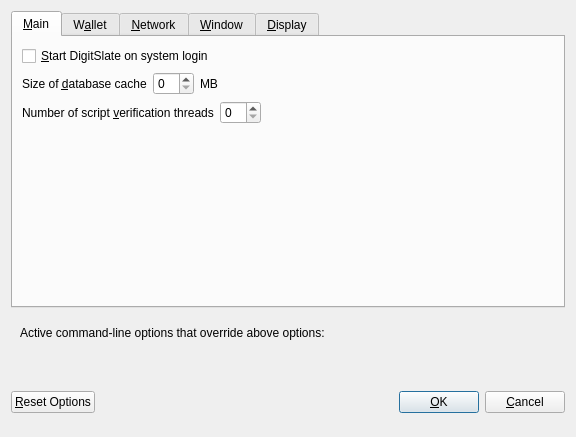
<?xml version="1.0" encoding="UTF-8"?>
<ui version="4.0">
 <class>OptionsDialog</class>
 <widget class="QDialog" name="OptionsDialog">
  <property name="geometry">
   <rect>
    <x>0</x>
    <y>0</y>
    <width>576</width>
    <height>402</height>
   </rect>
  </property>
  <property name="windowTitle">
   <string>Options</string>
  </property>
  <property name="modal">
   <bool>true</bool>
  </property>
  <layout class="QVBoxLayout" name="verticalLayout">
   <item>
    <widget class="QTabWidget" name="tabWidget">
     <property name="currentIndex">
      <number>0</number>
     </property>
     <widget class="QWidget" name="tabMain">
      <attribute name="title">
       <string>&amp;Main</string>
      </attribute>
      <layout class="QVBoxLayout" name="verticalLayout_Main">
       <item>
        <widget class="QCheckBox" name="bitcoinAtStartup">
         <property name="toolTip">
          <string>Automatically start DigitSlate after logging in to the system.</string>
         </property>
         <property name="text">
          <string>&amp;Start DigitSlate on system login</string>
         </property>
        </widget>
       </item>
       <item>
        <layout class="QHBoxLayout" name="horizontalLayout_2_Main">
         <item>
          <widget class="QLabel" name="databaseCacheLabel">
           <property name="text">
            <string>Size of &amp;database cache</string>
           </property>
           <property name="textFormat">
            <enum>Qt::PlainText</enum>
           </property>
           <property name="buddy">
            <cstring>databaseCache</cstring>
           </property>
          </widget>
         </item>
         <item>
          <widget class="QSpinBox" name="databaseCache"/>
         </item>
         <item>
          <widget class="QLabel" name="databaseCacheUnitLabel">
           <property name="text">
            <string>MB</string>
           </property>
           <property name="textFormat">
            <enum>Qt::PlainText</enum>
           </property>
          </widget>
         </item>
         <item>
          <spacer name="horizontalSpacer_2_Main">
           <property name="orientation">
            <enum>Qt::Horizontal</enum>
           </property>
           <property name="sizeHint" stdset="0">
            <size>
             <width>40</width>
             <height>20</height>
            </size>
           </property>
          </spacer>
         </item>
        </layout>
       </item>
       <item>
        <layout class="QHBoxLayout" name="horizontalLayout_3_Main">
         <item>
          <widget class="QLabel" name="threadsScriptVerifLabel">
           <property name="text">
            <string>Number of script &amp;verification threads</string>
           </property>
           <property name="textFormat">
            <enum>Qt::PlainText</enum>
           </property>
           <property name="buddy">
            <cstring>threadsScriptVerif</cstring>
           </property>
          </widget>
         </item>
         <item>
          <widget class="QSpinBox" name="threadsScriptVerif">
           <property name="toolTip">
            <string>(0 = auto, &lt;0 = leave that many cores free)</string>
           </property>
          </widget>
         </item>
         <item>
          <spacer name="horizontalSpacer_3_Main">
           <property name="orientation">
            <enum>Qt::Horizontal</enum>
           </property>
           <property name="sizeHint" stdset="0">
            <size>
             <width>40</width>
             <height>20</height>
            </size>
           </property>
          </spacer>
         </item>
        </layout>
       </item>
       <item>
        <spacer name="verticalSpacer_Main">
         <property name="orientation">
          <enum>Qt::Vertical</enum>
         </property>
         <property name="sizeHint" stdset="0">
          <size>
           <width>20</width>
           <height>40</height>
          </size>
         </property>
        </spacer>
       </item>
      </layout>
     </widget>
     <widget class="QWidget" name="tabWallet">
      <attribute name="title">
       <string>W&amp;allet</string>
      </attribute>
      <layout class="QVBoxLayout" name="verticalLayout_Wallet">
       <item>
        <widget class="QGroupBox" name="groupBox">
         <property name="title">
          <string>Expert</string>
         </property>
         <layout class="QVBoxLayout" name="verticalLayout_2">
          <item>
           <widget class="QCheckBox" name="coinControlFeatures">
            <property name="toolTip">
             <string>Whether to show coin control features or not.</string>
            </property>
            <property name="text">
             <string>Enable coin &amp;control features</string>
            </property>
           </widget>
          </item>
          <item>
           <widget class="QCheckBox" name="showMasternodesTab">
            <property name="toolTip">
             <string>Show additional tab listing all your masternodes in first sub-tab&lt;br/&gt;and all masternodes on the network in second sub-tab.</string>
            </property>
            <property name="text">
             <string>Show Masternodes Tab</string>
            </property>
           </widget>
          </item>
          <item>
           <widget class="QCheckBox" name="showAdvancedPSUI">
            <property name="toolTip">
             <string>Show additional information and buttons for PrivateSend on overview screen.</string>
            </property>
            <property name="text">
             <string>Enable advanced PrivateSend interface</string>
            </property>
           </widget>
          </item>
          <item>
           <widget class="QCheckBox" name="lowKeysWarning">
            <property name="toolTip">
             <string>Show warning dialog when PrivateSend detects that wallet has very low number of keys left.</string>
            </property>
            <property name="text">
             <string>Warn if PrivateSend is running out of keys</string>
            </property>
           </widget>
          </item>
          <item>
           <widget class="QCheckBox" name="privateSendMultiSession">
            <property name="toolTip">
             <string>Whether to use experimental PrivateSend mode with multiple mixing sessions per block.&lt;br/&gt;Note: You must use this feature carefully.&lt;br/&gt;Make sure you always have recent wallet (auto)backup in a safe place!</string>
            </property>
            <property name="text">
             <string>Enable PrivateSend &amp;multi-session</string>
            </property>
           </widget>
          </item>
          <item>
           <widget class="QCheckBox" name="spendZeroConfChange">
            <property name="toolTip">
             <string>If you disable the spending of unconfirmed change, the change from a transaction&lt;br/&gt;cannot be used until that transaction has at least one confirmation.&lt;br/&gt;This also affects how your balance is computed.</string>
            </property>
            <property name="text">
             <string>&amp;Spend unconfirmed change</string>
            </property>
           </widget>
          </item>
         </layout>
        </widget>
       </item>
       <item>
        <layout class="QHBoxLayout" name="horizontalLayout_4_Wallet">
         <item>
          <widget class="QLabel" name="label">
           <property name="toolTip">
            <string>This setting determines the amount of individual masternodes that an input will be anonymized through.&lt;br/&gt;More rounds of anonymization gives a higher degree of privacy, but also costs more in fees.</string>
           </property>
           <property name="text">
            <string>PrivateSend rounds to use</string>
           </property>
          </widget>
         </item>
         <item>
          <widget class="QSpinBox" name="privateSendRounds">
           <property name="minimum">
            <number>2</number>
           </property>
           <property name="maximum">
            <number>8</number>
           </property>
           <property name="value">
            <number>4</number>
           </property>
          </widget>
         </item>
        </layout>
       </item>
       <item>
        <layout class="QHBoxLayout" name="horizontalLayout">
         <item>
          <widget class="QLabel" name="label_2">
           <property name="toolTip">
            <string>This amount acts as a threshold to turn off PrivateSend once it's reached.</string>
           </property>
           <property name="statusTip">
            <string notr="true"/>
           </property>
           <property name="whatsThis">
            <string notr="true"/>
           </property>
           <property name="accessibleName">
            <string notr="true"/>
           </property>
           <property name="accessibleDescription">
            <string notr="true"/>
           </property>
           <property name="text">
            <string>Amount of DigitSlate to keep anonymized</string>
           </property>
          </widget>
         </item>
         <item>
          <widget class="QSpinBox" name="privateSendAmount">
           <property name="minimum">
            <number>2</number>
           </property>
           <property name="maximum">
            <number>2000</number>
           </property>
           <property name="singleStep">
            <number>10</number>
           </property>
           <property name="value">
            <number>1000</number>
           </property>
          </widget>
         </item>
        </layout>
       </item>
       <item>
        <spacer name="verticalSpacer_Wallet">
         <property name="orientation">
          <enum>Qt::Vertical</enum>
         </property>
         <property name="sizeHint" stdset="0">
          <size>
           <width>20</width>
           <height>40</height>
          </size>
         </property>
        </spacer>
       </item>
      </layout>
     </widget>
     <widget class="QWidget" name="tabNetwork">
      <attribute name="title">
       <string>&amp;Network</string>
      </attribute>
      <layout class="QVBoxLayout" name="verticalLayout_Network">
       <item>
        <widget class="QCheckBox" name="mapPortUpnp">
         <property name="toolTip">
          <string>Automatically open the DigitSlate client port on the router. This only works when your router supports UPnP and it is enabled.</string>
         </property>
         <property name="text">
          <string>Map port using &amp;UPnP</string>
         </property>
        </widget>
       </item>
       <item>
        <widget class="QCheckBox" name="allowIncoming">
         <property name="toolTip">
          <string>Accept connections from outside</string>
         </property>
         <property name="text">
          <string>Allow incoming connections</string>
         </property>
        </widget>
       </item>
       <item>
        <widget class="QCheckBox" name="connectSocks">
         <property name="toolTip">
          <string>Connect to the DigitSlate network through a SOCKS5 proxy.</string>
         </property>
         <property name="text">
          <string>&amp;Connect through SOCKS5 proxy (default proxy):</string>
         </property>
        </widget>
       </item>
       <item>
        <layout class="QHBoxLayout" name="horizontalLayout_1_Network">
         <item>
          <widget class="QLabel" name="proxyIpLabel">
           <property name="text">
            <string>Proxy &amp;IP:</string>
           </property>
           <property name="textFormat">
            <enum>Qt::PlainText</enum>
           </property>
           <property name="buddy">
            <cstring>proxyIp</cstring>
           </property>
          </widget>
         </item>
         <item>
          <widget class="QValidatedLineEdit" name="proxyIp">
           <property name="minimumSize">
            <size>
             <width>140</width>
             <height>0</height>
            </size>
           </property>
           <property name="maximumSize">
            <size>
             <width>140</width>
             <height>16777215</height>
            </size>
           </property>
           <property name="toolTip">
            <string>IP address of the proxy (e.g. IPv4: 127.0.0.1 / IPv6: ::1)</string>
           </property>
          </widget>
         </item>
         <item>
          <widget class="QLabel" name="proxyPortLabel">
           <property name="text">
            <string>&amp;Port:</string>
           </property>
           <property name="textFormat">
            <enum>Qt::PlainText</enum>
           </property>
           <property name="buddy">
            <cstring>proxyPort</cstring>
           </property>
          </widget>
         </item>
         <item>
          <widget class="QLineEdit" name="proxyPort">
           <property name="minimumSize">
            <size>
             <width>55</width>
             <height>0</height>
            </size>
           </property>
           <property name="maximumSize">
            <size>
             <width>55</width>
             <height>16777215</height>
            </size>
           </property>
           <property name="toolTip">
            <string>Port of the proxy (e.g. 9050)</string>
           </property>
          </widget>
         </item>
         <item>
          <spacer name="horizontalSpacer_1_Network">
           <property name="orientation">
            <enum>Qt::Horizontal</enum>
           </property>
           <property name="sizeHint" stdset="0">
            <size>
             <width>40</width>
             <height>20</height>
            </size>
           </property>
          </spacer>
         </item>
        </layout>
       </item>
       <item>
        <layout class="QHBoxLayout" name="horizontalLayout_2_Network">
         <item>
          <widget class="QLabel" name="proxyActiveNets">
           <property name="text">
            <string>Used for reaching peers via:</string>
           </property>
           <property name="textFormat">
            <enum>Qt::PlainText</enum>
           </property>
          </widget>
         </item>
         <item>
          <widget class="QCheckBox" name="proxyReachIPv4">
           <property name="enabled">
            <bool>false</bool>
           </property>
           <property name="toolTip">
            <string>Shows, if the supplied default SOCKS5 proxy is used to reach peers via this network type.</string>
           </property>
           <property name="text">
            <string/>
           </property>
          </widget>
         </item>
         <item>
          <widget class="QLabel" name="proxyReachIPv4Label">
           <property name="text">
            <string>IPv4</string>
           </property>
           <property name="textFormat">
            <enum>Qt::PlainText</enum>
           </property>
          </widget>
         </item>
         <item>
          <widget class="QCheckBox" name="proxyReachIPv6">
           <property name="enabled">
            <bool>false</bool>
           </property>
           <property name="toolTip">
            <string>Shows, if the supplied default SOCKS5 proxy is used to reach peers via this network type.</string>
           </property>
           <property name="text">
            <string/>
           </property>
          </widget>
         </item>
         <item>
          <widget class="QLabel" name="proxyReachIPv6Label">
           <property name="text">
            <string>IPv6</string>
           </property>
           <property name="textFormat">
            <enum>Qt::PlainText</enum>
           </property>
          </widget>
         </item>
         <item>
          <widget class="QCheckBox" name="proxyReachTor">
           <property name="enabled">
            <bool>false</bool>
           </property>
           <property name="toolTip">
            <string>Shows, if the supplied default SOCKS5 proxy is used to reach peers via this network type.</string>
           </property>
           <property name="text">
            <string/>
           </property>
          </widget>
         </item>
         <item>
          <widget class="QLabel" name="proxyReachTorLabel">
           <property name="text">
            <string>Tor</string>
           </property>
           <property name="textFormat">
            <enum>Qt::PlainText</enum>
           </property>
          </widget>
         </item>
         <item>
          <spacer name="horizontalSpacer_2_Network">
           <property name="orientation">
            <enum>Qt::Horizontal</enum>
           </property>
           <property name="sizeHint" stdset="0">
            <size>
             <width>40</width>
             <height>20</height>
            </size>
           </property>
          </spacer>
         </item>
        </layout>
       </item>
       <item>
        <widget class="QCheckBox" name="connectSocksTor">
         <property name="toolTip">
          <string>Connect to the DigitSlate network through a separate SOCKS5 proxy for Tor hidden services.</string>
         </property>
         <property name="text">
          <string>Use separate SOCKS5 proxy to reach peers via Tor hidden services:</string>
         </property>
        </widget>
       </item>
       <item>
        <layout class="QHBoxLayout" name="horizontalLayout_3_Network">
         <item>
          <widget class="QLabel" name="proxyIpTorLabel">
           <property name="text">
            <string>Proxy &amp;IP:</string>
           </property>
           <property name="textFormat">
            <enum>Qt::PlainText</enum>
           </property>
           <property name="buddy">
            <cstring>proxyIpTor</cstring>
           </property>
          </widget>
         </item>
         <item>
          <widget class="QValidatedLineEdit" name="proxyIpTor">
           <property name="minimumSize">
            <size>
             <width>140</width>
             <height>0</height>
            </size>
           </property>
           <property name="maximumSize">
            <size>
             <width>140</width>
             <height>16777215</height>
            </size>
           </property>
           <property name="toolTip">
            <string>IP address of the proxy (e.g. IPv4: 127.0.0.1 / IPv6: ::1)</string>
           </property>
          </widget>
         </item>
         <item>
          <widget class="QLabel" name="proxyPortTorLabel">
           <property name="text">
            <string>&amp;Port:</string>
           </property>
           <property name="textFormat">
            <enum>Qt::PlainText</enum>
           </property>
           <property name="buddy">
            <cstring>proxyPortTor</cstring>
           </property>
          </widget>
         </item>
         <item>
          <widget class="QLineEdit" name="proxyPortTor">
           <property name="minimumSize">
            <size>
             <width>55</width>
             <height>0</height>
            </size>
           </property>
           <property name="maximumSize">
            <size>
             <width>55</width>
             <height>16777215</height>
            </size>
           </property>
           <property name="toolTip">
            <string>Port of the proxy (e.g. 9050)</string>
           </property>
          </widget>
         </item>
         <item>
          <spacer name="horizontalSpacer_4_Network">
           <property name="orientation">
            <enum>Qt::Horizontal</enum>
           </property>
           <property name="sizeHint" stdset="0">
            <size>
             <width>40</width>
             <height>20</height>
            </size>
           </property>
          </spacer>
         </item>
        </layout>
       </item>
       <item>
        <spacer name="verticalSpacer_Network">
         <property name="orientation">
          <enum>Qt::Vertical</enum>
         </property>
         <property name="sizeHint" stdset="0">
          <size>
           <width>20</width>
           <height>40</height>
          </size>
         </property>
        </spacer>
       </item>
      </layout>
     </widget>
     <widget class="QWidget" name="tabWindow">
      <attribute name="title">
       <string>&amp;Window</string>
      </attribute>
      <layout class="QVBoxLayout" name="verticalLayout_Window">
       <item>
        <widget class="QCheckBox" name="minimizeToTray">
         <property name="toolTip">
          <string>Show only a tray icon after minimizing the window.</string>
         </property>
         <property name="text">
          <string>&amp;Minimize to the tray instead of the taskbar</string>
         </property>
        </widget>
       </item>
       <item>
        <widget class="QCheckBox" name="minimizeOnClose">
         <property name="toolTip">
          <string>Minimize instead of exit the application when the window is closed. When this option is enabled, the application will be closed only after selecting Exit in the menu.</string>
         </property>
         <property name="text">
          <string>M&amp;inimize on close</string>
         </property>
        </widget>
       </item>
       <item>
        <spacer name="verticalSpacer_Window">
         <property name="orientation">
          <enum>Qt::Vertical</enum>
         </property>
         <property name="sizeHint" stdset="0">
          <size>
           <width>20</width>
           <height>40</height>
          </size>
         </property>
        </spacer>
       </item>
      </layout>
     </widget>
     <widget class="QWidget" name="tabDisplay">
      <attribute name="title">
       <string>&amp;Display</string>
      </attribute>
      <layout class="QVBoxLayout" name="verticalLayout_Display">
       <item>
        <layout class="QHBoxLayout" name="horizontalLayout_1_Display">
         <item>
          <widget class="QLabel" name="langLabel">
           <property name="text">
            <string>User Interface &amp;language:</string>
           </property>
           <property name="textFormat">
            <enum>Qt::PlainText</enum>
           </property>
           <property name="buddy">
            <cstring>lang</cstring>
           </property>
          </widget>
         </item>
         <item>
          <widget class="QValueComboBox" name="lang">
           <property name="toolTip">
            <string>The user interface language can be set here. This setting will take effect after restarting DigitSlate.</string>
           </property>
          </widget>
         </item>
        </layout>
       </item>
       <item>
        <widget class="QLabel" name="label_3">
         <property name="toolTip">
          <string notr="true"/>
         </property>
         <property name="statusTip">
          <string notr="true"/>
         </property>
         <property name="whatsThis">
          <string notr="true"/>
         </property>
         <property name="accessibleName">
          <string notr="true"/>
         </property>
         <property name="text">
          <string>Language missing or translation incomplete? Help contributing translations here:
https://www.transifex.com/projects/p/digitslate/</string>
         </property>
         <property name="wordWrap">
          <bool>true</bool>
         </property>
         <property name="openExternalLinks">
          <bool>true</bool>
         </property>
         <property name="textInteractionFlags">
          <set>Qt::TextBrowserInteraction</set>
         </property>
        </widget>
       </item>
       <item>
        <layout class="QHBoxLayout" name="horizontalLayout_4_Display" stretch="0,0">
         <item>
          <widget class="QLabel" name="themeLabel">
           <property name="text">
            <string>User Interface Theme:</string>
           </property>
          </widget>
         </item>
         <item>
          <widget class="QValueComboBox" name="theme"/>
         </item>
        </layout>
       </item>
       <item>
        <widget class="Line" name="line">
         <property name="orientation">
          <enum>Qt::Horizontal</enum>
         </property>
        </widget>
       </item>
       <item>
        <layout class="QHBoxLayout" name="horizontalLayout_2_Display">
         <item>
          <widget class="QLabel" name="unitLabel">
           <property name="text">
            <string>&amp;Unit to show amounts in:</string>
           </property>
           <property name="textFormat">
            <enum>Qt::PlainText</enum>
           </property>
           <property name="buddy">
            <cstring>unit</cstring>
           </property>
          </widget>
         </item>
         <item>
          <widget class="QValueComboBox" name="unit">
           <property name="toolTip">
            <string>Choose the default subdivision unit to show in the interface and when sending coins.</string>
           </property>
          </widget>
         </item>
        </layout>
       </item>
       <item>
        <layout class="QHBoxLayout" name="horizontalLayout_5_Display">
         <item>
          <widget class="QLabel" name="digitsLabel">
           <property name="text">
            <string>Decimal digits</string>
           </property>
          </widget>
         </item>
         <item>
          <widget class="QValueComboBox" name="digits"/>
         </item>
        </layout>
       </item>
       <item>
        <layout class="QHBoxLayout" name="horizontalLayout_3_Display">
         <item>
          <widget class="QLabel" name="thirdPartyTxUrlsLabel">
           <property name="toolTip">
            <string>Third party URLs (e.g. a block explorer) that appear in the transactions tab as context menu items.&lt;br/&gt;%s in the URL is replaced by transaction hash. Multiple URLs are separated by vertical bar |.</string>
           </property>
           <property name="text">
            <string>Third party transaction URLs</string>
           </property>
           <property name="buddy">
            <cstring>thirdPartyTxUrls</cstring>
           </property>
          </widget>
         </item>
         <item>
          <widget class="QLineEdit" name="thirdPartyTxUrls">
           <property name="toolTip">
            <string>Third party URLs (e.g. a block explorer) that appear in the transactions tab as context menu items.&lt;br/&gt;%s in the URL is replaced by transaction hash. Multiple URLs are separated by vertical bar |.</string>
           </property>
          </widget>
         </item>
        </layout>
       </item>
       <item>
        <spacer name="verticalSpacer">
         <property name="orientation">
          <enum>Qt::Vertical</enum>
         </property>
         <property name="sizeHint" stdset="0">
          <size>
           <width>20</width>
           <height>40</height>
          </size>
         </property>
        </spacer>
       </item>
      </layout>
     </widget>
    </widget>
   </item>
   <item>
    <widget class="QFrame" name="frame">
     <layout class="QVBoxLayout" name="verticalLayout_Bottom">
      <item>
       <layout class="QHBoxLayout" name="horizontalLayout_Bottom">
        <item>
         <widget class="QLabel" name="overriddenByCommandLineInfoLabel">
          <property name="text">
           <string>Active command-line options that override above options:</string>
          </property>
          <property name="textFormat">
           <enum>Qt::PlainText</enum>
          </property>
         </widget>
        </item>
        <item>
         <spacer name="horizontalSpacer_Bottom">
          <property name="orientation">
           <enum>Qt::Horizontal</enum>
          </property>
          <property name="sizeHint" stdset="0">
           <size>
            <width>40</width>
            <height>20</height>
           </size>
          </property>
         </spacer>
        </item>
       </layout>
      </item>
      <item>
       <widget class="QLabel" name="overriddenByCommandLineLabel">
        <property name="text">
         <string/>
        </property>
        <property name="textFormat">
         <enum>Qt::PlainText</enum>
        </property>
        <property name="wordWrap">
         <bool>true</bool>
        </property>
       </widget>
      </item>
     </layout>
    </widget>
   </item>
   <item>
    <layout class="QHBoxLayout" name="horizontalLayout_Buttons">
     <item>
      <widget class="QPushButton" name="resetButton">
       <property name="toolTip">
        <string>Reset all client options to default.</string>
       </property>
       <property name="text">
        <string>&amp;Reset Options</string>
       </property>
       <property name="autoDefault">
        <bool>false</bool>
       </property>
      </widget>
     </item>
     <item>
      <spacer name="horizontalSpacer_1">
       <property name="orientation">
        <enum>Qt::Horizontal</enum>
       </property>
       <property name="sizeHint" stdset="0">
        <size>
         <width>40</width>
         <height>48</height>
        </size>
       </property>
      </spacer>
     </item>
     <item>
      <widget class="QLabel" name="statusLabel">
       <property name="minimumSize">
        <size>
         <width>200</width>
         <height>0</height>
        </size>
       </property>
       <property name="font">
        <font>
         <weight>75</weight>
         <bold>true</bold>
        </font>
       </property>
       <property name="text">
        <string/>
       </property>
       <property name="textFormat">
        <enum>Qt::PlainText</enum>
       </property>
       <property name="wordWrap">
        <bool>true</bool>
       </property>
      </widget>
     </item>
     <item>
      <spacer name="horizontalSpacer_2">
       <property name="orientation">
        <enum>Qt::Horizontal</enum>
       </property>
       <property name="sizeHint" stdset="0">
        <size>
         <width>40</width>
         <height>48</height>
        </size>
       </property>
      </spacer>
     </item>
     <item>
      <widget class="QPushButton" name="okButton">
       <property name="text">
        <string>&amp;OK</string>
       </property>
       <property name="autoDefault">
        <bool>false</bool>
       </property>
       <property name="default">
        <bool>true</bool>
       </property>
      </widget>
     </item>
     <item>
      <widget class="QPushButton" name="cancelButton">
       <property name="text">
        <string>&amp;Cancel</string>
       </property>
       <property name="autoDefault">
        <bool>false</bool>
       </property>
      </widget>
     </item>
    </layout>
   </item>
  </layout>
 </widget>
 <customwidgets>
  <customwidget>
   <class>QValidatedLineEdit</class>
   <extends>QLineEdit</extends>
   <header>qvalidatedlineedit.h</header>
  </customwidget>
  <customwidget>
   <class>QValueComboBox</class>
   <extends>QComboBox</extends>
   <header>qvaluecombobox.h</header>
  </customwidget>
 </customwidgets>
 <resources/>
 <connections/>
</ui>
